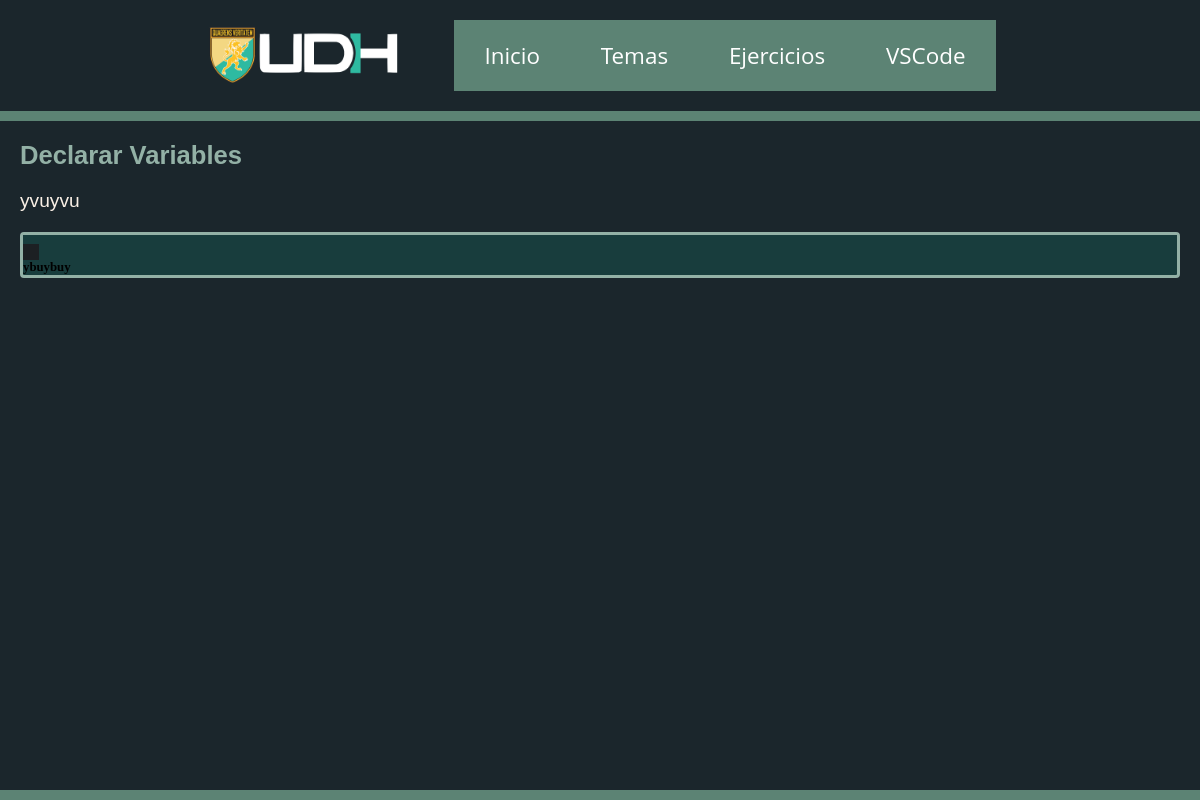
The page /diferencias/Declarar Variables on the database as committed earlier.
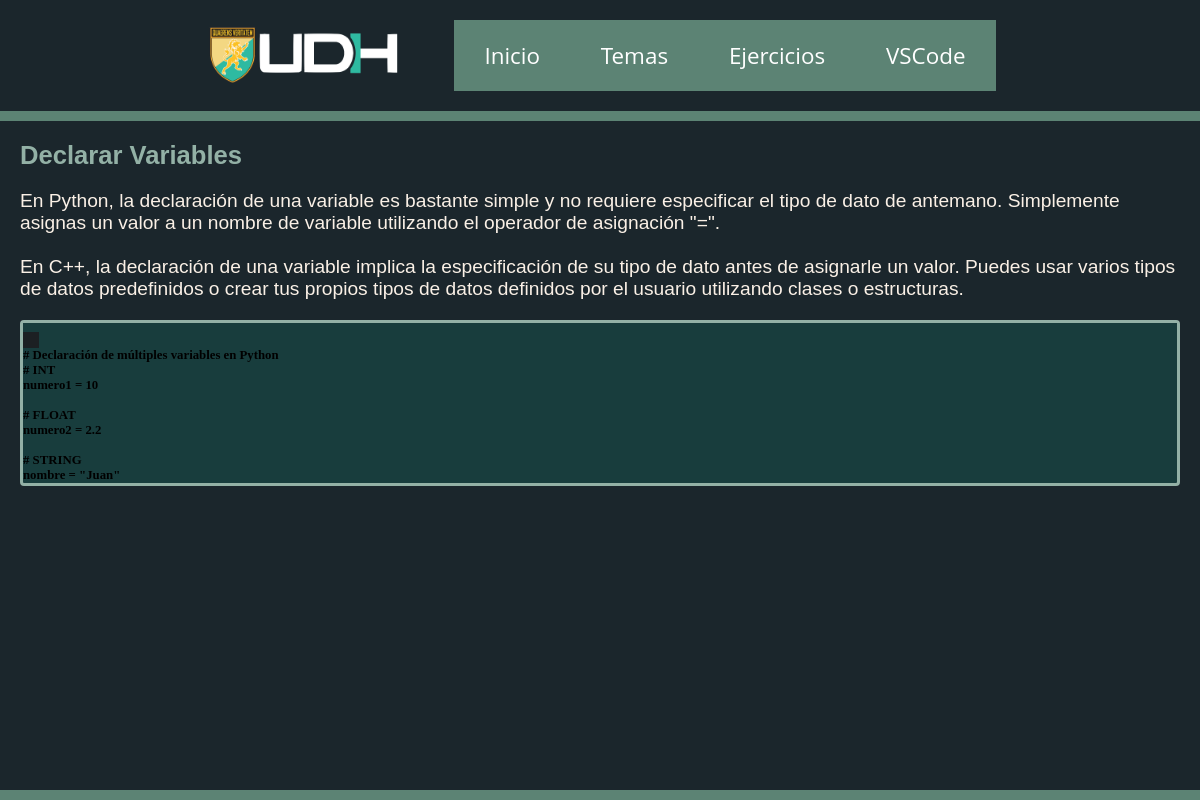
The same page on the database as committed later.
### exercises/models.py (models this page shows, shortened)
class Methods(models.Model):
    func = models.CharField(max_length=25)
    detail = models.TextField()
    py_snip = models.TextField()
    cpp_snip = models.TextField()

### exercises/views.py (the view)
# urls.py: path('diferencias/<str:method_name>', differences, name = 'diferencias' ),
def differences(request, method_name):
    method = get_object_or_404(Methods, func=method_name)
    return render(request, 'method_detail.html',
                  {'method': method})

### exercises/static/templates/method_detail.html (shortened to what this page needs)
{% extends 'base.html' %}
{% load static %}
{% block content %}
<div class="categText">
    <h2>{{ method.func }}</h2>
    <p class="themeContext">{{ method.detail }}</p>
</div>
<div class="examText">
    <div class="exercise">
        <div class="snippet" id="codeSnippets">
            <div class="snippet-toggle">
                <button id="pySnippetBtn" class="active">
                </button>
                <button id="cppSnippetBtn">
                </button>
            </div>
            <pre id="pySnippet" class="active"><code class="language-python">{{ method.py_snip }}</code></pre>
        </div>
    </div>
</div>
{% endblock %}

Rows that differ between the two databases and show on the page:
changed Methods "Declarar Variables": detail "yvuyvu" → "En Python, la declaración de una variable es bastante simple y no requiere especificar el tipo de dato de antemano. Simplemente asignas un valor a un nombre de variable utilizando el operador de asignación \"=\". En C++, la declaración de una variable implica la especificación de su tipo de dato antes de asignarle un valor. Puedes usar varios tipos de datos predefinidos o crear tus propios tipos de datos definidos por el usuario utilizando clases o estructuras."; py_snip "ybuybuy" → "# Declaración de múltiples variables en Python # INT numero1 = 10 # FLOAT numero2 = 2.2 # STRING nombre = \"Juan\""
